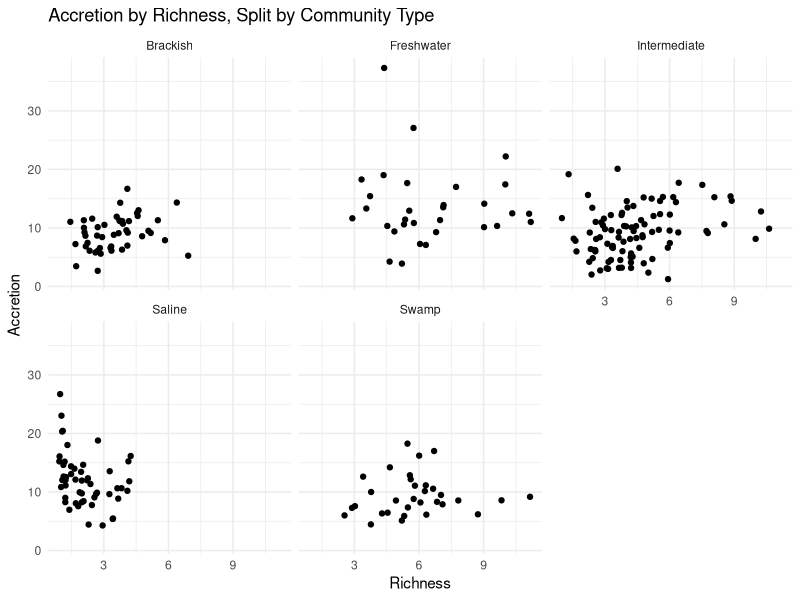
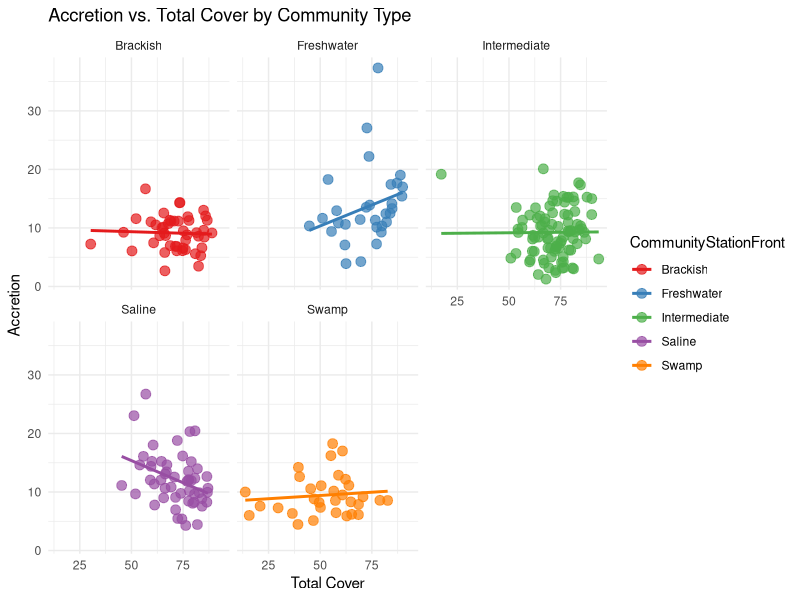
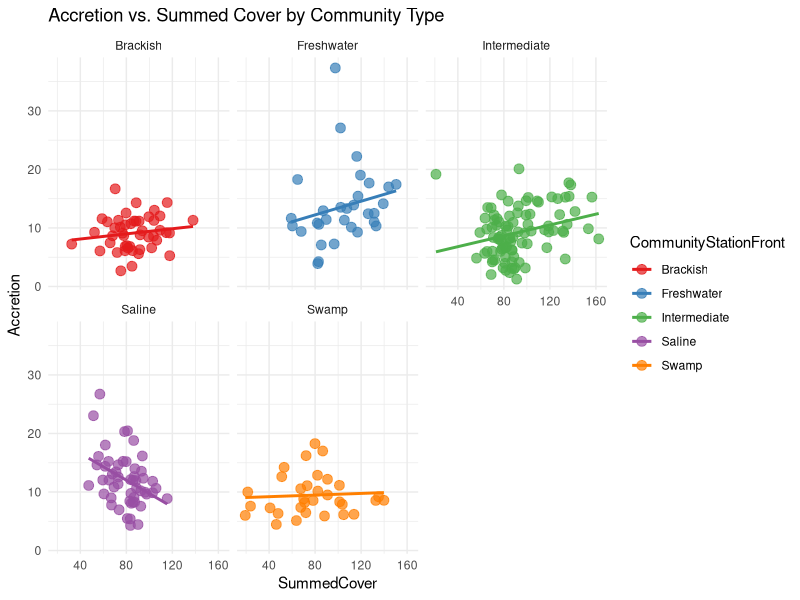

Source code (R) for these figures, in order:
2+2
#test file
5+9

dat <- read.csv("dat.csv")
#make a boxplot of richness (x axis) vs accretion (y axis) by community type

library(ggplot2)

ggplot(dat, aes(x = Richness, y = Accretion)) +
  geom_point() +
  facet_wrap(~ CommunityStationFront) +  # Creates separate panels for each community type
  labs(x = "Richness", y = "Accretion", 
       title = "Accretion by Richness, Split by Community Type") +
  theme_minimal()

#Total cover vs accretion by community type
ggplot(dat, aes(x = TotalCover, y = Accretion, color = CommunityStationFront)) +
  geom_point(alpha = 0.7, size = 3) +
  geom_smooth(method = "lm", se = FALSE) +
  facet_wrap(~ CommunityStationFront) +  
  labs(x = "Total Cover", y = "Accretion", 
       title = "Accretion vs. Total Cover by Community Type") +
  theme_minimal() +
  scale_color_brewer(palette = "Set1")

# Run separate regressions for each community type (total cover0)
install.packages(c("broom"))
library(dplyr)
library(broom)

regression_results_TotalCover <- dat %>%
  group_by(CommunityStationFront) %>%
  do(tidy(lm(Accretion ~ TotalCover, data = .))) %>%  
  left_join(
    dat %>%
      group_by(CommunityStationFront)) %>%
      do(glance(lm(Accretion ~ TotalCover, dat = .))  
      )
    
    print(regression_results_TotalCover)

    
#Summed cover vs accretion by community type
ggplot(dat, aes(x = SummedCover, y = Accretion, color = CommunityStationFront)) +
      geom_point(alpha = 0.7, size = 3) +
      geom_smooth(method = "lm", se = FALSE) +
      facet_wrap(~ CommunityStationFront) +  
      labs(x = "SummedCover", y = "Accretion", 
           title = "Accretion vs. Summed Cover by Community Type") +
      theme_minimal() +
      scale_color_brewer(palette = "Set1")

#Regression stats on summed cover
regression_results_SummedCover <- dat %>%
  group_by(CommunityStationFront) %>%
  do(tidy(lm(Accretion ~ SummedCover, data = .))) %>%  
  left_join(
    dat %>%
      group_by(CommunityStationFront)) %>%
  do(glance(lm(Accretion ~ SummedCover, dat = .))  
  )

print(regression_results_SummedCover)

#filter out zeros


#Percent cover of plant species (total cover)


#Stats

#percent cover of plant species (summed cover)


#Stats


#type 3 ANOVA using part of Vineeshas code
    
